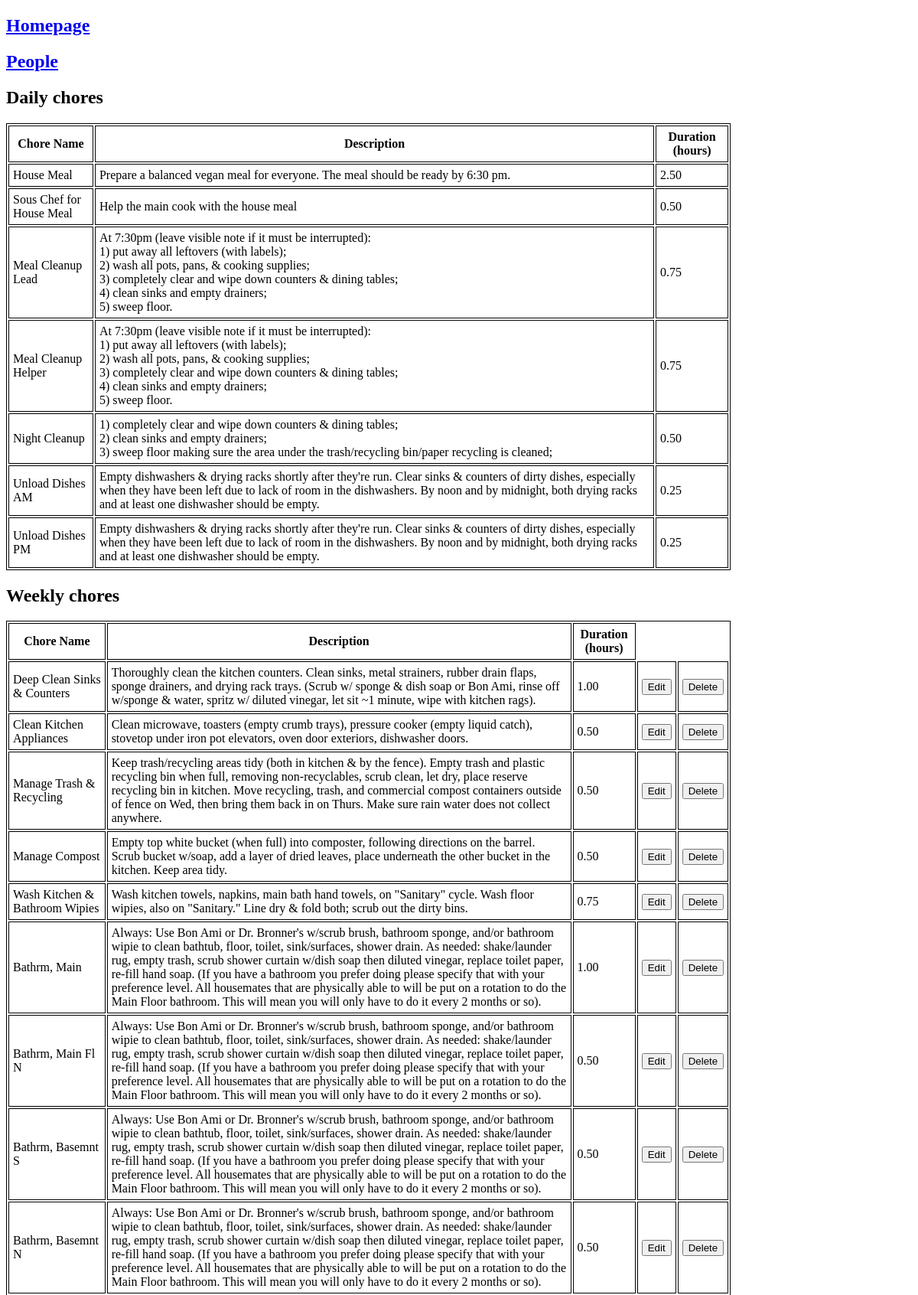
The page /tasks (upper part) on the database its author committed.
### tables this page shows
CREATE TABLE "daily_tasks" (
"id" INTEGER,
  "task" TEXT,
  "category" TEXT,
  "description" TEXT,
  "duration_hours" REAL
);

CREATE TABLE "weekly_tasks" (
"id" INTEGER,
  "task" TEXT,
  "category" TEXT,
  "description" TEXT,
  "duration_hours" REAL
);

### chore_chart.py (the view)
@app.route("/tasks")
def tasks():
    with sqlite3.connect(db) as con:
        daily_tasks = pd.read_sql(con=con, sql="SELECT * FROM daily_tasks")
        weekly_tasks = pd.read_sql(con=con, sql="SELECT * FROM weekly_tasks")
        occasional_tasks = pd.read_sql(
            con=con, sql="SELECT * FROM occasional_tasks",
            parse_dates = 'date_last_performed'
        )
        seasonal_tasks = pd.read_sql(
            con=con, sql="SELECT * FROM seasonal_tasks",
            parse_dates = 'date_last_performed'
        )
    return render_template(
        "tasks.html",
        daily_chores = daily_tasks,
        weekly_chores = weekly_tasks,
        occasional_chores = occasional_tasks,
        seasonal_chores = seasonal_tasks
    )

### templates/tasks.html (shortened to what this page needs)
<!doctype html>
<html>
  <head>
    <link rel="stylesheet" href="{{ url_for('static', filename='style.css') }}">
  </head>
  <body>
    <h2><a href="/">Homepage</a></h2>
    <h2><a href="/people">People</a></h2>
    <h2>Daily chores</h2>
    <table style="width: 80%;">
      <tr>
	<th>Chore Name</th>
	<th>Description</th>
	<th>Duration (hours)</th>
      </tr>
      {% for chore in daily_chores.itertuples() %}
      <tr>
	<td>{{chore.task}}</td>
	<td>{{chore.description.replace('\n', '<br>') | safe}}</td>
	<td>{{'%.2f' % chore.duration_hours}}</td>
      </tr>
      {% endfor %}
    </table>
    <h2>Weekly chores</h2>
    <table style="width: 80%;">
      <tr>
	<th>Chore Name</th>
	<th>Description</th>
	<th>Duration (hours)</th>
      </tr>
      {% for chore in weekly_chores.itertuples() %}
      <tr>
	<td>{{chore.task}}</td>
	<td>{{chore.description.replace('\n', '<br>') | safe}}</td>
	<td>{{'%.2f' % chore.duration_hours}}</td>
	<td>
	  <form method="GET" action="{{ url_for('edit_task') }}">
	    <button type="sumbit">Edit</button>
	  </form>
	</td>
	<td>
	  <form method="POST" action="{{ url_for('delete_weekly_task') }}">
	    <button type="sumbit">Delete</button>
	  </form>
	</td>
      </tr>
      {% endfor %}
    </table>
  </body>
</html>

### static/style.css (style rules this page uses)
table, th, td { border: 1px solid; }
th, td { padding: 5px; }

### rows shown on the page
daily_tasks: task "House Meal", description.replace "Prepare a balanced vegan meal for everyone. The meal should be ready by 6:30 pm.", duration_hours "2.50"
daily_tasks: task "Sous Chef for House Meal", description.replace "Help the main cook with the house meal", duration_hours "0.50"
daily_tasks: task "Meal Cleanup Lead", description.replace "At 7:30pm (leave visible note if it must be interrupted): 1) put away all leftovers (with labels); 2) wash all pots, pans, & cooking supplies; 3) completely clear and wipe down counters & dining tables; 4) clean sinks and empty drainers; 5) sweep floor.", duration_hours "0.75"
daily_tasks: task "Meal Cleanup Helper", description.replace "At 7:30pm (leave visible note if it must be interrupted): 1) put away all leftovers (with labels); 2) wash all pots, pans, & cooking supplies; 3) completely clear and wipe down counters & dining tables; 4) clean sinks and empty drainers; 5) sweep floor.", duration_hours "0.75"
daily_tasks: task "Night Cleanup", description.replace "1) completely clear and wipe down counters & dining tables; 2) clean sinks and empty drainers; 3) sweep floor making sure the area under the trash/recycling bin/paper recycling is cleaned;", duration_hours "0.50"
daily_tasks: task "Unload Dishes AM", description.replace "Empty dishwashers & drying racks shortly after they're run. Clear sinks & counters of dirty dishes, especially when they have been left due to lack of room in the dishwashers. By noon and by midnight, both drying racks and at least one dishwasher should be empty.", duration_hours "0.25"
daily_tasks: task "Unload Dishes PM", description.replace "Empty dishwashers & drying racks shortly after they're run. Clear sinks & counters of dirty dishes, especially when they have been left due to lack of room in the dishwashers. By noon and by midnight, both drying racks and at least one dishwasher should be empty.", duration_hours "0.25"
weekly_tasks: task "Deep Clean Sinks & Counters", description.replace "Thoroughly clean the kitchen counters. Clean sinks, metal strainers, rubber drain flaps, sponge drainers, and drying rack trays. (Scrub w/ sponge & dish soap or Bon Ami, rinse off w/sponge & water, spritz w/ diluted vinegar, let sit ~1 minute, wipe with kitchen rags).", duration_hours "1.00"
weekly_tasks: task "Clean Kitchen Appliances", description.replace "Clean microwave, toasters (empty crumb trays), pressure cooker (empty liquid catch), stovetop under iron pot elevators, oven door exteriors, dishwasher doors.", duration_hours "0.50"
weekly_tasks: task "Manage Trash & Recycling", description.replace "Keep trash/recycling areas tidy (both in kitchen & by the fence). Empty trash and plastic recycling bin when full, removing non-recyclables, scrub clean, let dry, place reserve recycling bin in kitchen. Move recycling, trash, and commercial compost containers outside of fence on Wed, then bring them back in on Thurs. Make sure rain water does not collect anywhere.", duration_hours "0.50"
weekly_tasks: task "Manage Compost", description.replace "Empty top white bucket (when full) into composter, following directions on the barrel. Scrub bucket w/soap, add a layer of dried leaves, place underneath the other bucket in the kitchen. Keep area tidy.", duration_hours "0.50"
weekly_tasks: task "Wash Kitchen & Bathroom Wipies", description.replace "Wash kitchen towels, napkins, main bath hand towels, on \"Sanitary\" cycle. Wash floor wipies, also on \"Sanitary.\" Line dry & fold both; scrub out the dirty bins.", duration_hours "0.75"
weekly_tasks: task "Bathrm, Main", description.replace "Always: Use Bon Ami or Dr. Bronner's w/scrub brush, bathroom sponge, and/or bathroom wipie to clean bathtub, floor, toilet, sink/surfaces, shower drain. As needed: shake/launder rug, empty trash, scrub shower curtain w/dish soap then diluted vinegar, replace toilet paper, re-fill hand soap. (If you have a bathroom you prefer doing please specify that with your preference level. All housemates that are physically able to will be put on a rotation to do the Main Floor bathroom. This will mean you will only have to do it every 2 months or so).", duration_hours "1.00"
weekly_tasks: task "Bathrm, Main Fl N", description.replace "Always: Use Bon Ami or Dr. Bronner's w/scrub brush, bathroom sponge, and/or bathroom wipie to clean bathtub, floor, toilet, sink/surfaces, shower drain. As needed: shake/launder rug, empty trash, scrub shower curtain w/dish soap then diluted vinegar, replace toilet paper, re-fill hand soap. (If you have a bathroom you prefer doing please specify that with your preference level. All housemates that are physically able to will be put on a rotation to do the Main Floor bathroom. This will mean you will only have to do it every 2 months or so).", duration_hours "0.50"
weekly_tasks: task "Bathrm, Basemnt S", description.replace "Always: Use Bon Ami or Dr. Bronner's w/scrub brush, bathroom sponge, and/or bathroom wipie to clean bathtub, floor, toilet, sink/surfaces, shower drain. As needed: shake/launder rug, empty trash, scrub shower curtain w/dish soap then diluted vinegar, replace toilet paper, re-fill hand soap. (If you have a bathroom you prefer doing please specify that with your preference level. All housemates that are physically able to will be put on a rotation to do the Main Floor bathroom. This will mean you will only have to do it every 2 months or so).", duration_hours "0.50"
weekly_tasks: task "Bathrm, Basemnt N", description.replace "Always: Use Bon Ami or Dr. Bronner's w/scrub brush, bathroom sponge, and/or bathroom wipie to clean bathtub, floor, toilet, sink/surfaces, shower drain. As needed: shake/launder rug, empty trash, scrub shower curtain w/dish soap then diluted vinegar, replace toilet paper, re-fill hand soap. (If you have a bathroom you prefer doing please specify that with your preference level. All housemates that are physically able to will be put on a rotation to do the Main Floor bathroom. This will mean you will only have to do it every 2 months or so).", duration_hours "0.50"
